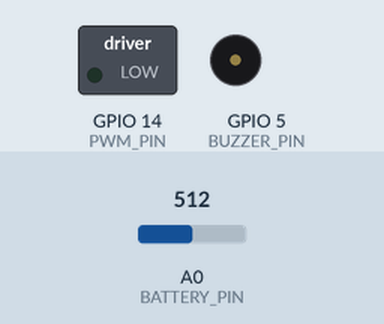
Recording of a sketch running on a simulated ESP8266 (NodeMCU). Parts: switched loads named in the sketch (green lamp = pin HIGH), buzzer (waves = sounding). Inputs (shaded band) come from the test bench; at power-on: A0 (BATTERY_PIN) = 512.

Above: at 1.2 s.
1.3 s: A0 (BATTERY_PIN) set to 716
At 1.51 s:
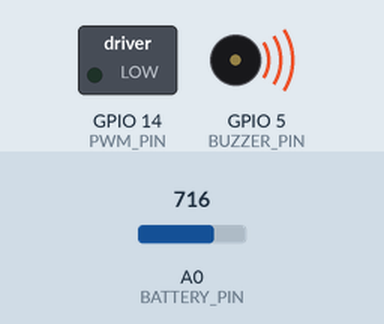
3.0 s: A0 (BATTERY_PIN) set to 553
7.7 s: A0 (BATTERY_PIN) set to 526
11.2 s: A0 (BATTERY_PIN) set to 900
Timing chart, 0 to 13.7 s (numbered marks = the images above; inputs shaded):
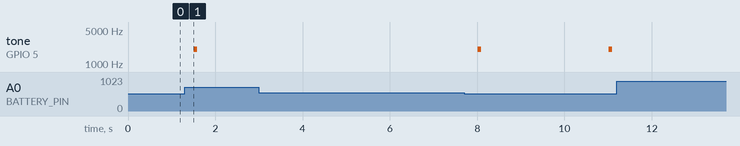

Measured:
- after the input at 3.0 s, every drawn part: stays the same
- after the input at 11.2 s, every drawn part: stays the same
- by itself, tone on GPIO 5 (BUZZER_PIN): alternates 2000 Hz for 0.08 s and silent for 2.9 s

The sketch:

ESP8266_LED.v1.1.0.ino
```cpp
#include <ESP8266WiFi.h>
#include <ESP8266WebServer.h>

const char* ssid = "ESP_Light";
const char* password = "12345678";

ESP8266WebServer server(80);

#define PWM_PIN 14       // D5
#define BATTERY_PIN A0
#define BUZZER_PIN 5     // D1 (SAFE PIN)

int brightness = 0;
int currentOutput = 0;
int targetOutput = 0;
bool powerState = false;

unsigned long lastFadeUpdate = 0;
unsigned long lastVoltageUpdate = 0;
unsigned long lastBeep = 0;
unsigned long beepStart = 0;

bool beepActive = false;

float lastVoltage = 0.0;

// -------- Voltage --------
float readVoltage() {
  int raw = analogRead(BATTERY_PIN);
  if (raw <= 3) return 0.0;
  float adcVoltage = (raw / 1023.0) * 3.3;
  return adcVoltage * 2.0;
}

// -------- Battery % --------
int getBatteryPercent(float voltage) {
  float minV = 3.2;
  float maxV = 4.2;
  if (voltage <= minV) return 0;
  if (voltage >= maxV) return 100;
  return (int)(((voltage - minV) / (maxV - minV)) * 100);
}

// -------- Clean Fixed UI --------
const char page[] PROGMEM = R"====(
<!DOCTYPE html>
<html>
<head>
<meta name="viewport" content="width=device-width, initial-scale=1">
<style>
body{
margin:0;
background:#0c0c12;
font-family:-apple-system,BlinkMacSystemFont,"Segoe UI",Roboto;
display:flex;
justify-content:center;
align-items:center;
height:100vh;
color:white;
}
.card{
width:360px;
padding:35px;
border-radius:28px;
background:rgba(255,255,255,0.05);
box-shadow:0 20px 50px rgba(0,0,0,0.6);
}
.toggle{
width:100%;
height:55px;
border-radius:18px;
background:rgba(255,255,255,0.08);
position:relative;
cursor:pointer;
}
.knob{
position:absolute;
width:48px;
height:48px;
border-radius:14px;
background:white;
top:3.5px;
left:4px;
transition:0.3s;
}
.slider{
margin-top:35px;
width:100%;
appearance:none;
height:6px;
border-radius:5px;
background:rgba(255,255,255,0.2);
outline:none;
}
.slider::-webkit-slider-thumb{
appearance:none;
width:22px;
height:22px;
border-radius:50%;
background:white;
cursor:pointer;
}
.statusRow{
margin-top:30px;
display:flex;
justify-content:space-between;
font-size:20px;
}
</style>
</head>
<body>
<div class="card">

<div class="toggle" onclick="togglePower()">
<div class="knob" id="knob"></div>
</div>

<input type="range" min="0" max="1023" value="0"
class="slider" id="slider"
oninput="setBrightness(this.value)">

<div class="statusRow">
<div id="voltage">0.00 V</div>
<div id="percent">0%</div>
</div>

</div>

<script>
let power=false;

function syncState(){
fetch("/state")
.then(r=>r.json())
.then(data=>{
power=data.power;
document.getElementById("slider").value=data.brightness;
document.getElementById("knob").style.left=
power ? "calc(100% - 52px)" : "4px";
});
}

function togglePower(){
fetch("/toggle");
power=!power;
document.getElementById("knob").style.left=
power ? "calc(100% - 52px)" : "4px";
}

function setBrightness(val){
fetch("/brightness?value="+val);
}

function updateBattery(){
fetch("/battery")
.then(r=>r.json())
.then(data=>{
document.getElementById("voltage").innerHTML=data.voltage+" V";
document.getElementById("percent").innerHTML=data.percent+"%";
});
}

setInterval(updateBattery,2000);
window.onload = syncState;
</script>

</body>
</html>
)====";

// -------- Handlers --------
void handleRoot() {
  server.send_P(200, "text/html", page);
}

void handleToggle() {
  powerState = !powerState;
  targetOutput = powerState ? brightness : 0;
  server.send(200, "text/plain", "OK");
}

void handleBrightness() {
  if (server.hasArg("value")) {
    brightness = server.arg("value").toInt();
    if (powerState) targetOutput = brightness;
  }
  server.send(200, "text/plain", "OK");
}

void handleBattery() {
  int percent = getBatteryPercent(lastVoltage);
  String json = "{";
  json += "\"voltage\":" + String(lastVoltage,2) + ",";
  json += "\"percent\":" + String(percent);
  json += "}";
  server.send(200, "application/json", json);
}

void handleState() {
  String json = "{";
  json += "\"power\":" + String(powerState ? "true" : "false") + ",";
  json += "\"brightness\":" + String(brightness);
  json += "}";
  server.send(200, "application/json", json);
}

// -------- Setup --------
void setup() {

  pinMode(PWM_PIN, OUTPUT);
  pinMode(BUZZER_PIN, OUTPUT);
  digitalWrite(BUZZER_PIN, LOW);

  analogWriteRange(1023);
  analogWriteFreq(500);

  WiFi.setSleepMode(WIFI_LIGHT_SLEEP);
  WiFi.softAP(ssid, password);

  server.on("/", handleRoot);
  server.on("/toggle", handleToggle);
  server.on("/brightness", handleBrightness);
  server.on("/battery", handleBattery);
  server.on("/state", handleState);

  server.begin();
}

// -------- Loop --------
void loop() {

  server.handleClient();

  // Smooth Fade
  if (millis() - lastFadeUpdate > 5) {
    lastFadeUpdate = millis();
    if (currentOutput < targetOutput) {
      currentOutput++;
      analogWrite(PWM_PIN, currentOutput);
    }
    else if (currentOutput > targetOutput) {
      currentOutput--;
      analogWrite(PWM_PIN, currentOutput);
    }
  }

  // Voltage update
  if (millis() - lastVoltageUpdate > 2000) {
    lastVoltageUpdate = millis();
    lastVoltage = readVoltage();
  }

  // Smart Heartbeat Buzzer
  int percent = getBatteryPercent(lastVoltage);

  if (percent < 50) {

    unsigned long interval;

    if (percent > 30) interval = 8000;
    else if (percent > 20) interval = 5000;
    else if (percent > 10) interval = 3000;
    else interval = 1500;

    if (!beepActive && millis() - lastBeep > interval) {
      lastBeep = millis();
      tone(BUZZER_PIN, 2000);
      beepStart = millis();
      beepActive = true;
    }

    if (beepActive && millis() - beepStart > 80) {
      noTone(BUZZER_PIN);
      beepActive = false;
    }
  }
}
```
